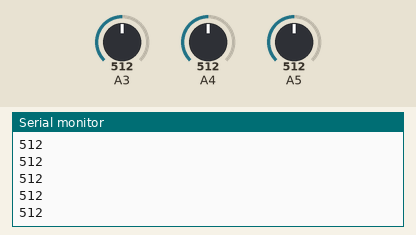
This sketch was run on a simulated Arduino Uno, built with avr-gcc and run on an emulated ATmega328P. On the bench: the last lines printed to the serial monitor. Inputs (shaded band) come from the test bench; at power-on: A3 = 512, A4 = 512, A5 = 512.

Above: at 1.3 s.
1.4 s: A3 set to 716
At 1.81 s:
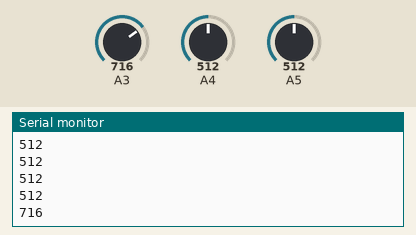
2.9 s: A4 set to 306
At 3.32 s:
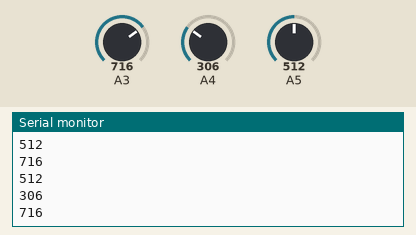
4.4 s: A5 set to 900
At 4.82 s:
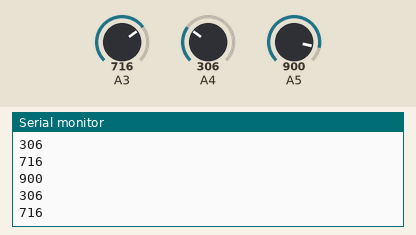
5.9 s: A5 set to 1023
At 6.32 s:
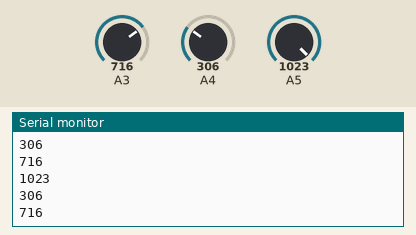
7.4 s: A4 set to 122
At 7.82 s:
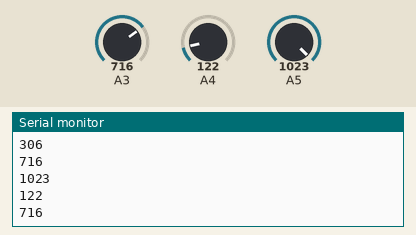
8.9 s: A3 set to 511
At 9.33 s:
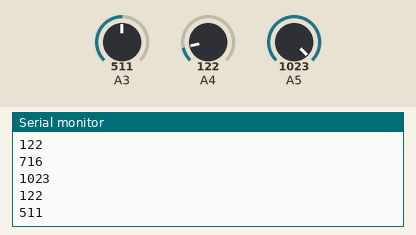
Timing chart, 0 to 11.4 s (numbered marks = the images above; inputs shaded):
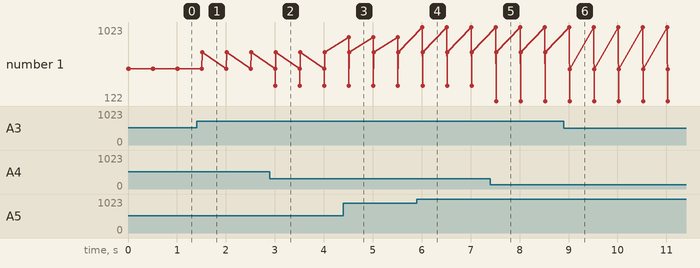

Measured:
- after the input at 1.4 s, the serial monitor: prints a new line after 0.11 s (image 1)
- after the input at 2.9 s, the serial monitor: prints a new line after 0.11 s (image 2)
- after the input at 4.4 s, the serial monitor: prints a new line after 0.11 s (image 3)
- after the input at 5.9 s, the serial monitor: prints a new line after 0.11 s (image 4)
- after the input at 7.4 s, the serial monitor: prints a new line after 0.12 s (image 5)
- after the input at 8.9 s, the serial monitor: prints a new line after 0.13 s (image 6)
- plotted number 1: 512 → 716 after the input at 1.4 s, 716 → 511 after the input at 8.9 s

The sketch:

ITWORKS.ino
```cpp
#include <SoftwareSerial.h>

int x;
int y;
int z;

//SoftwareSerial hc06(10,11);

void setup() {
  //pinMode(10,INPUT);
  //pinMode(11,OUTPUT);

  Serial.begin(9600);

  //hc06.begin(9600);
  //hc06.print("AT+BAUD4");
  //Serial.println("ENTER AT Commands:");
}

void loop() {
  // put your main code here, to run repeatedly:
  x = analogRead(A5); // read A5 input pin
  y = analogRead(A4); // read A4 input pin
  z = analogRead(A3); // read A3 input pin
  Serial.println(x);
  Serial.println(y);
  Serial.println(z);
  delay(500);
/*
  if (hc06.available()){ // Recieve
    Serial.write(hc06.read());
  }
  if (Serial.available()){ // Send
    //Serial.println();
    hc06.print("X = " + String(x) + ", Y = " + String(y) + ", Z = " + String(z));
  } */
}
```
